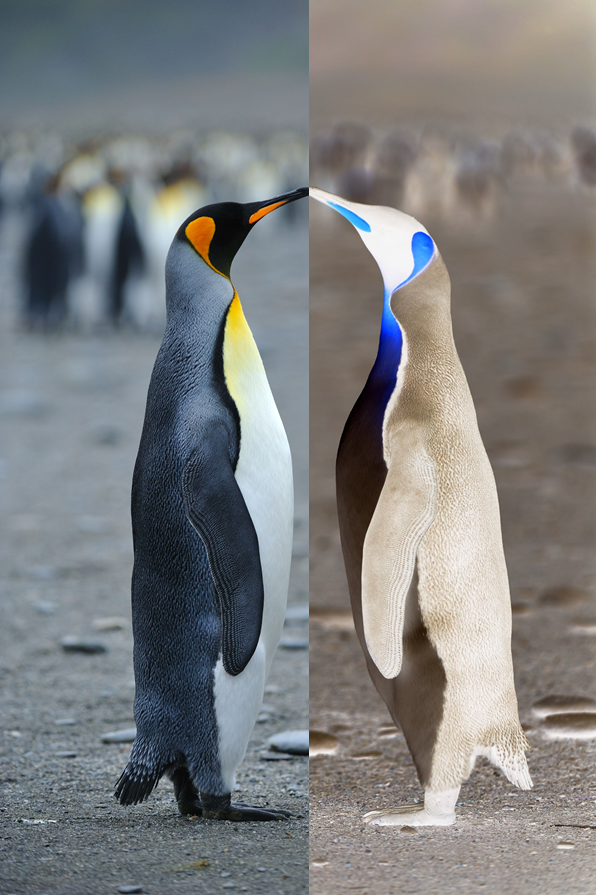
#> input picture TyperogFormater/LEK4/Transformation/penguin.png, 596 x 895 px
$ python A.py
#> lines starting #> are read from the running program, lines starting #| are printed output that depends on the picture
import matplotlib.pyplot as plt
import cv2
import numpy as np

def inverse(image):
        output_intensity = 255 - image
        return output_intensity


# Load color picture
img = cv2.imread('penguin.png', cv2.IMREAD_COLOR)
#> img is the input picture: shape (895, 596, 3); mean B, G, R 126.2, 125.9, 124.8
img_copy = img.copy()

# Converting color image to grayscale image
gray = cv2.cvtColor(img_copy, cv2.COLOR_BGR2GRAY)
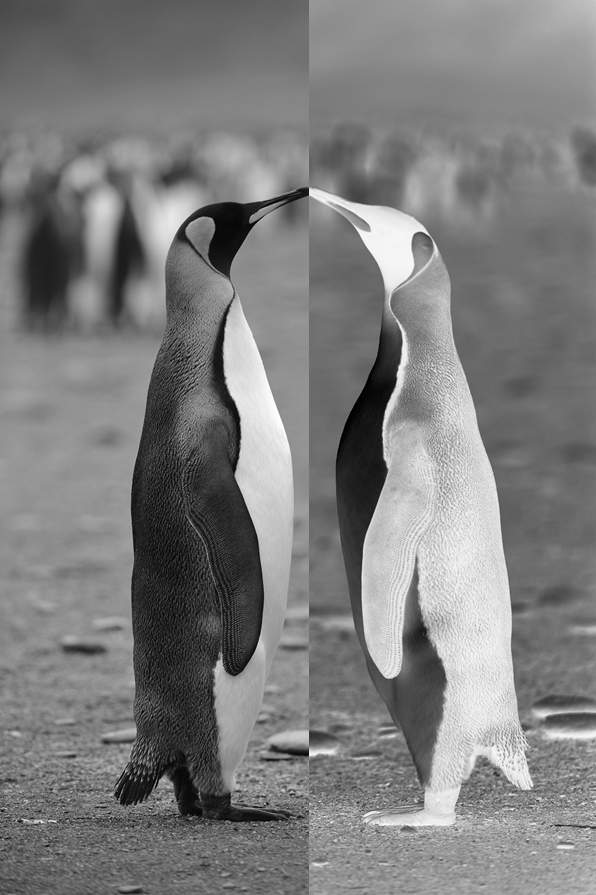
#> gray: shape (895, 596); min 0, max 255, mean 125.6

# Vectorize function
binary_vec = np.vectorize(inverse)

# Gray to binary function
img_transformed = binary_vec(gray).astype(np.uint8)
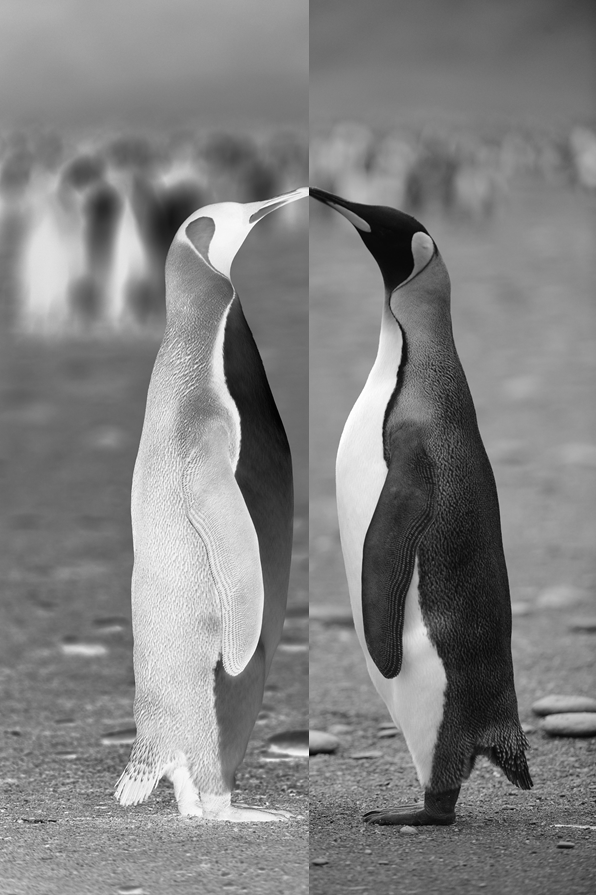
#> img_transformed: shape (895, 596); min 0, max 255, mean 129.4
# Original image to binary function
img_col_transformed = binary_vec(img).astype(np.uint8)
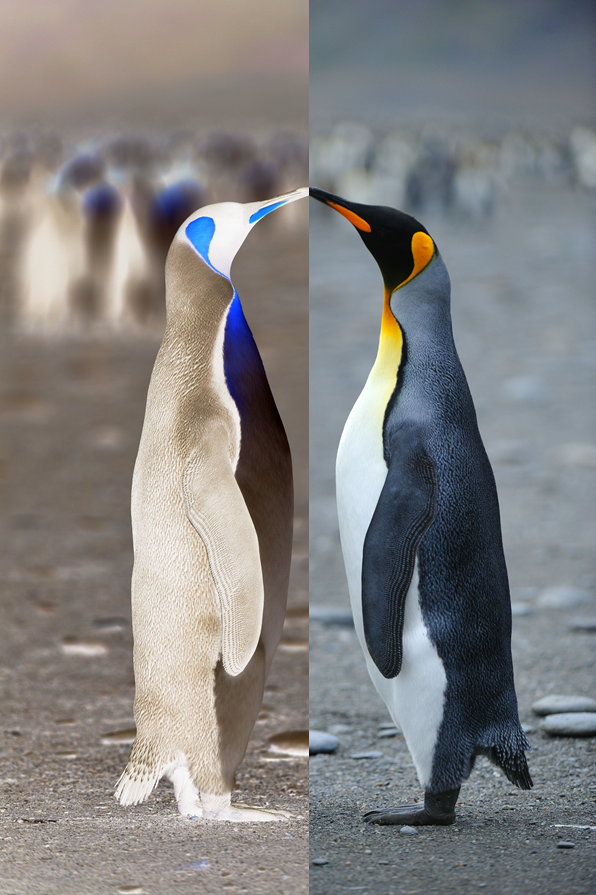
#> img_col_transformed: shape (895, 596, 3); mean B, G, R 128.8, 129.1, 130.2

cv2.imshow('original', img)
cv2.imshow('img_gray_transformed', img_transformed)
cv2.imshow('img_col_transformed', img_col_transformed)

# Til at plot funktionen.
x = np.arange(0, 255, 1) # Create array from 0 to 254 with stepsize 1
y = binary_vec(x) # Send all values of x to function to calculate y
plt.axes(xlim=(0,300), ylim=(-10, 300))
plt.ylabel('Output image')            # y-label
plt.xlabel('Input image')            # x-label

plt.title('Binary transformation')    # Graph title
plt.legend('Transformation Line')
plt.plot(x,y)
plt.show()
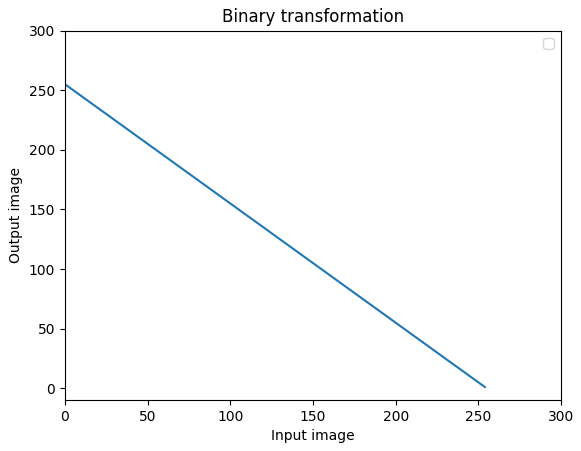
#> figure drawn by matplotlib, 1 panel; curve peaks at x = 0, y = 255


cv2.waitKey(0)
